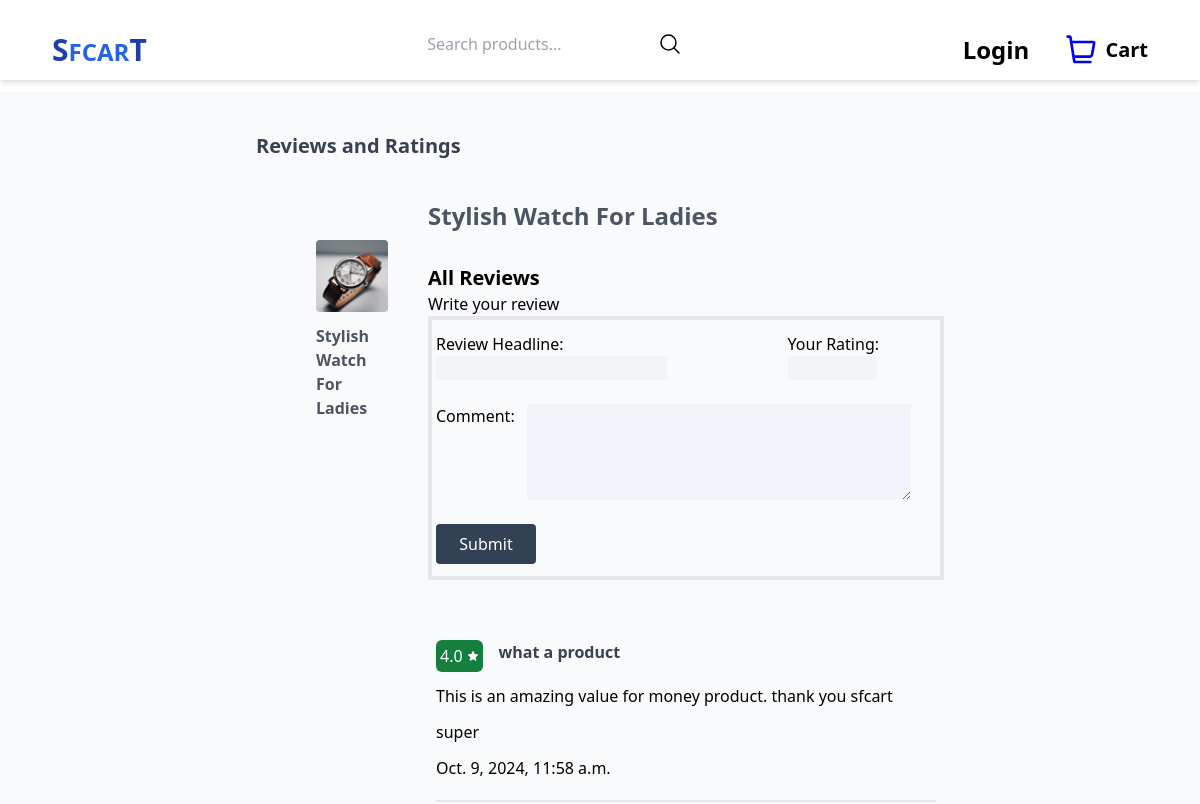
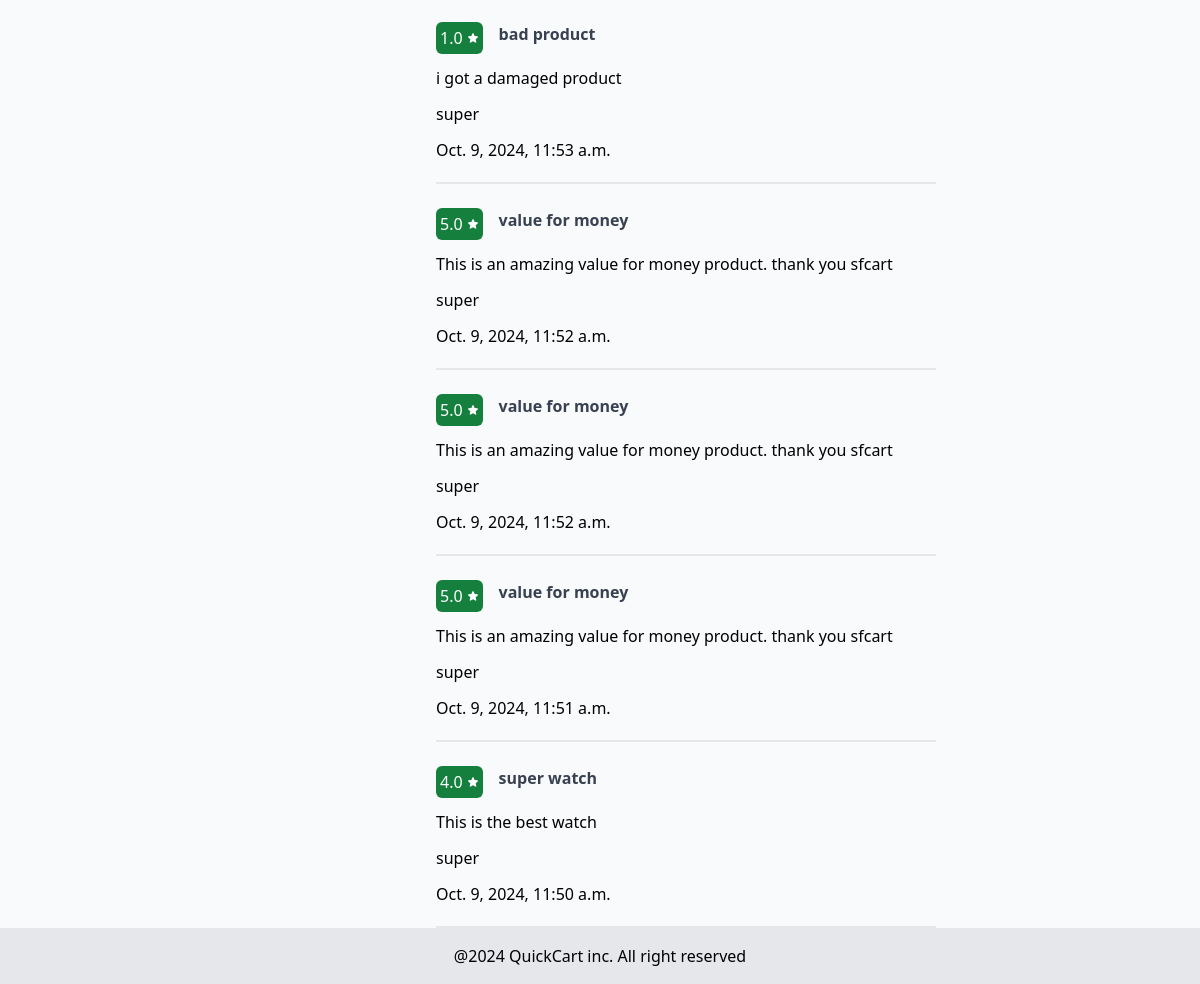
Page /products/product_review/8/ on the committed database (2 pictures, top to bottom).
### products/models.py (models this page shows, shortened)
class Product(models.Model):
    SIZE = [
        ('sm','SM'),
        ('m','M'),
        ('l','L'),
        ('xl','XL'),
        ('xxl','2XL'),
    ]
    category = models.ForeignKey(Category, on_delete=models.PROTECT, related_name='products')
    name = models.CharField(max_length=255)
    slug = models.SlugField(max_length=250, unique=True)
    description = models.TextField(blank=True)
    price = models.DecimalField(max_digits=10, decimal_places=2)
    discount = models.DecimalField(max_digits=5, decimal_places=2, default=0.00)
    available = models.BooleanField(default=True)
    quantity = models.PositiveIntegerField(default=1)
    created_at = models.DateTimeField(auto_now_add=True)
    updated_at = models.DateTimeField(auto_now=True)
    tags = models.ManyToManyField('Tag', blank=True, related_name='products')
    rating = models.DecimalField(max_digits=3, decimal_places=2, default=0.0)
    review_count = models.PositiveIntegerField(default=0)
    class Meta:
        verbose_name_plural = 'Products'
        ordering = ['-created_at']

class ProductImages(models.Model):
    product = models.ForeignKey(Product, on_delete=models.CASCADE, related_name='product_images')
    product_image = models.ImageField(upload_to='product/product_images', blank=True, null=True)

class ProductReview(models.Model):
    product = models.ForeignKey(Product, on_delete=models.CASCADE, related_name='reviews')
    user = models.ForeignKey(User, on_delete=models.CASCADE)
    rating = models.DecimalField(max_digits=2, decimal_places=1)  # Rating out of 5
    review_headline = models.CharField(max_length=100, blank=True, null=True)
    comment = models.TextField()
    created_at = models.DateTimeField(auto_now_add=True)

### products/views.py (the view, shortened to what this page needs)
# urls.py: path('product_review/<int:product_id>/', product_review, name='product_review'),
def product_review(request, product_id):
    product = get_object_or_404(Product, id=product_id)
    reviews = product.reviews.order_by('-created_at')
    context = {'product':product, 'reviews': reviews}
    return render(request, 'category/product_reviews.html', context)

### products/templates/category/product_reviews.html (shortened to what this page needs)
{% extends "base.html" %}
{% block content %}
<h1 class="mx-64 text-xl font-bold text-gray-700 pt-10">Reviews and Ratings</h1>
<section class="flex mx-64 mt-10">
    <div class="basis-1/4">
        <div class=" flex flex-col gap-3 p-10 ml-5">
            <img class="rounded w-52 " src="{{product.product_images.first.product_image.url}}" alt="{{product.name}}">
            <p class="text-l font-semibold text-gray-600">{{product.name|title}}</p>
        </div>
    </div>
    <div class="basis-3/4">
        <div>
            <p class="text-2xl font-semibold text-gray-600">{{product.name|title}}</p>
            <p class="text-xl mt-8 font-semibold">All Reviews</p>
            <div class=" mb-10">
                <h2>Write your review</h2>
                <form action="{% url 'products:product_review' product.id %}" method="post">
                   <div class="flex flex-col gap-6 border-4 py-3 px-1">
                        <div class="flex gap-5">
                            <div >
                                <label for="review_headline">Review Headline: </label>
                                <input class="bg-slate-100" type="text" name="review_headline" id="review_headline">
                            </div>
                            <div class="ml-10">
                                <label for="rating">Your Rating: </label>
                                <input class="bg-slate-100" type="number" name="rating" id="rating" step="0.1" min="0" max="5">
                            </div>
                        </div>
                        <div class="flex gap-3">
                            <label for="comment">Comment: </label>
                            <textarea class="w-96 bg-slate-100" name="comment" id="comment" rows="4"></textarea>
                        </div>
                        <button class="px-3 py-2 text-l rounded max-w-[100px] text-center bg-slate-700 text-white " type="submit">Submit</button>
                   </div>
                </form>
            </div>
            {% if product.reviews.all %}
                <div class="mt-6 mx-2 flex flex-col gap-1">
                    {% for review in reviews %}
                    <div class=" border-b-2 flex flex-col gap-3 py-5">
                        <div class="flex justify-start gap-4">
                            <div class="flex justify-center items-center rounded-md gap-1 bg-green-700 py-1 px-1">
                                <p class="text-white">{{review.rating}}</p>
                            </div>
                            <div>
                                <p class="font-bold text-gray-700">{{review.review_headline}}</p>
                            </div>
                        </div>
                        <p>{{review.comment}}</p>
                        <p>{{review.user}}</p>
                        <p>{{review.created_at}}</p>
                    </div>
                    {% endfor %}
                </div>
                {% else %}
                <p>No reviews and ratings</p>
                {% endif %}
            </div>
        </div>
</section>
{% endblock %}

### rows in the picture
Product: product_images.first.product_image (picture), name "Stylish Watch For Ladies"
ProductReview: rating "4.0", review_headline "what a product", comment "This is an amazing value for money product. thank you sfcart", user "super", created_at "Oct. 9, 2024, 11:58 a.m."
ProductReview: rating "1.0", review_headline "bad product", comment "i got a damaged product", user "super", created_at "Oct. 9, 2024, 11:53 a.m."
ProductReview: rating "5.0", review_headline "value for money", comment "This is an amazing value for money product. thank you sfcart", user "super", created_at "Oct. 9, 2024, 11:52 a.m."
ProductReview: rating "5.0", review_headline "value for money", comment "This is an amazing value for money product. thank you sfcart", user "super", created_at "Oct. 9, 2024, 11:52 a.m."
ProductReview: rating "5.0", review_headline "value for money", comment "This is an amazing value for money product. thank you sfcart", user "super", created_at "Oct. 9, 2024, 11:51 a.m."
ProductReview: rating "4.0", review_headline "super watch", comment "This is the best watch", user "super", created_at "Oct. 9, 2024, 11:50 a.m."
